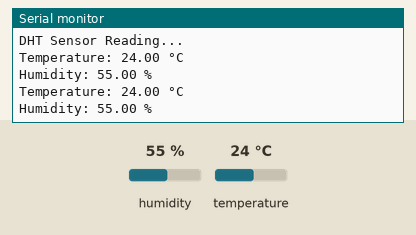
Bench run of a sketch on a simulated Arduino Uno, built with avr-gcc and run on an emulated ATmega328P. On the bench: the last lines printed to the serial monitor. The inputs (shaded band) are chosen by the test bench; at power-on: humidity 55 %, temperature 24 °C.

Above: at 2.8 s.
2.9 s: humidity set to 22 %
At 4.5 s:
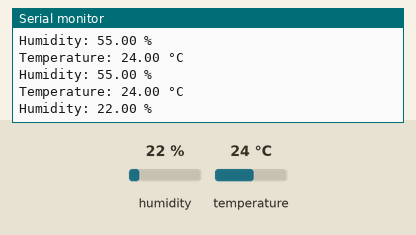
5.6 s: temperature set to 12 °C
At 6.9 s:
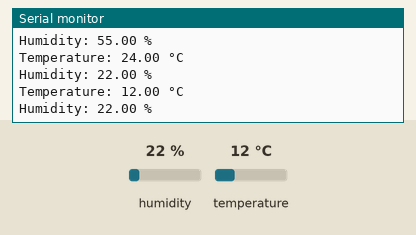
8.3 s: humidity set to 40 %
At 10.5 s:
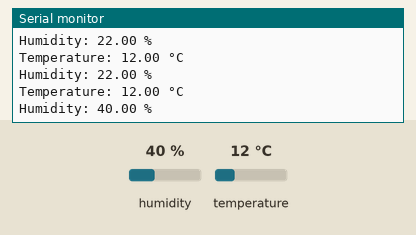
Timing chart, 0 to 12.0 s (numbered marks = the images above; inputs shaded):
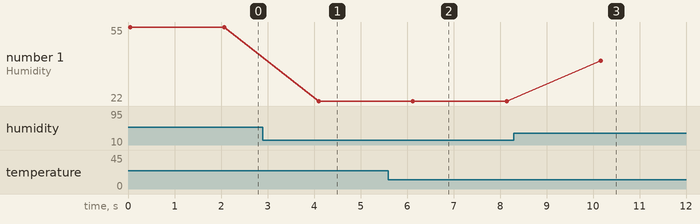

The sketch:

Temperature_and_Humidity_Sensor.ino
```cpp
#include <DHT.h>

#define DHTPIN 2      // Digital pin connected to the DHT sensor
#define DHTTYPE DHT11 // Change to DHT22 if using a DHT22 sensor

DHT dht(DHTPIN, DHTTYPE);

void setup() {
    Serial.begin(9600);
    Serial.println("DHT Sensor Reading...");
    dht.begin();
}

void loop() {
    float temp = dht.readTemperature();  // Get temperature in Celsius
    float humidity = dht.readHumidity(); // Get humidity

    if (isnan(temp) || isnan(humidity)) {
        Serial.println("Failed to read from DHT sensor!");
        return;
    }

    Serial.print("Temperature: ");
    Serial.print(temp);
    Serial.println(" °C");

    Serial.print("Humidity: ");
    Serial.print(humidity);
    Serial.println(" %");

    delay(2000); // Wait 2 seconds before reading again
}
```

Measured:
- after the input at 2.9 s, the serial monitor: prints a new line after 1.2 s (image 1)
- after the input at 5.6 s, the serial monitor: prints a new line after 0.50 s (image 2)
- after the input at 8.3 s, the serial monitor: prints a new line after 1.9 s (image 3)
- plotted number 1: 55 → 22 after the input at 2.9 s, 22 → 40 after the input at 8.3 s
